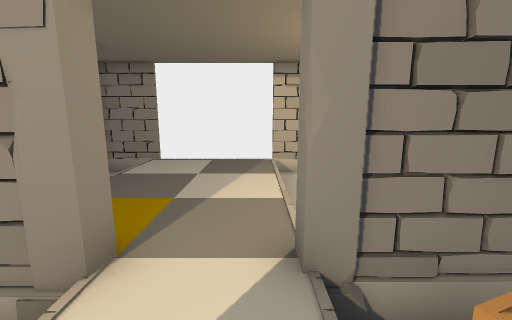
view 1 (above)

12 first-person views from a walk through a scene from a Unity 3-D project. The camera is 1.5 m above the floor, tilts 10° down and sees 90° across. The floor is counted in squares, 1 m on a side. Each view is taken from the middle of a square. On the plan, view 1 faces up. The plan holds only what a view shows up to about 13 squares ahead; the rest is blank. The place goes on beyond the plan. The player character is not drawn. Door leaves are left out, so doorways stand open.

view 2
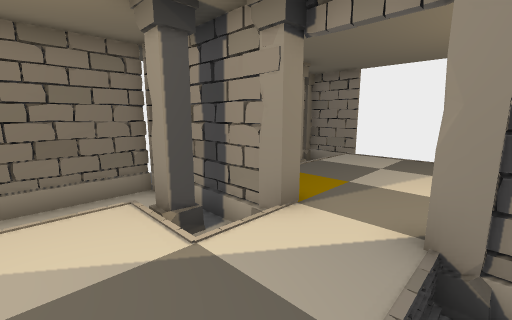

view 3
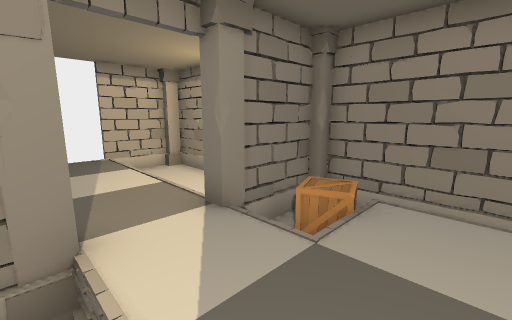

view 4
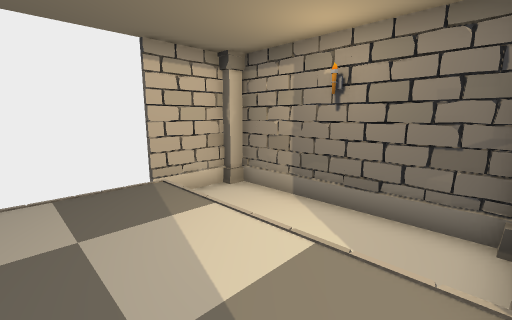

view 5
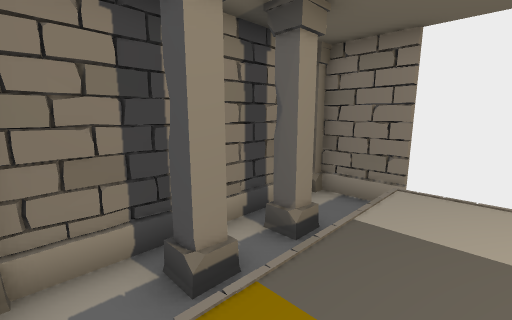

view 6
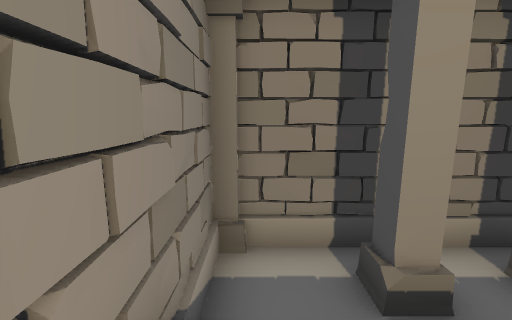

view 7
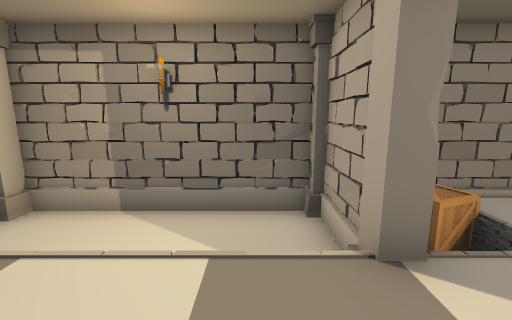

view 8
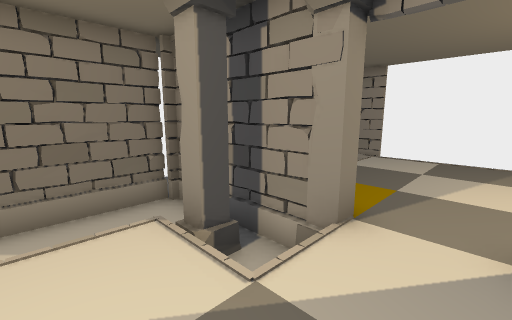

view 9
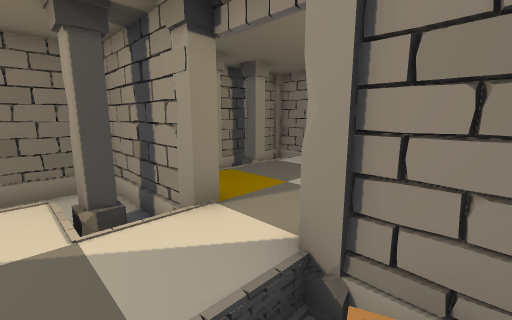

view 10
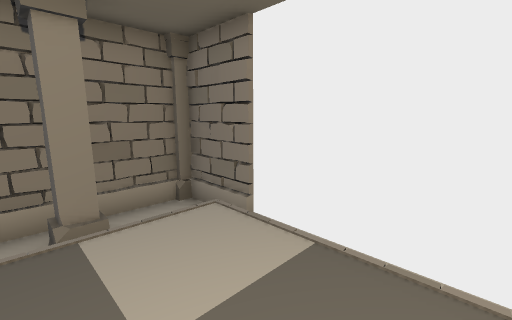

view 11
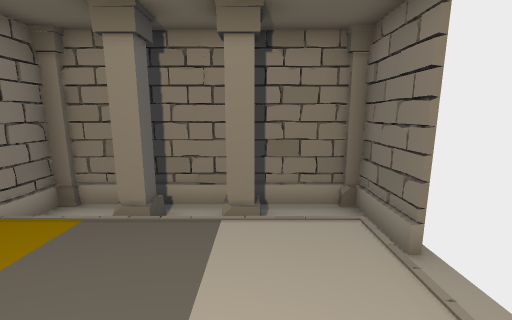

view 12
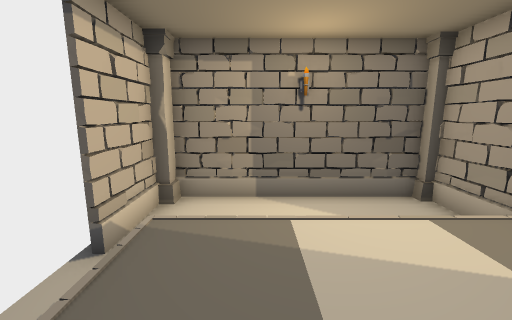

### Floor plan
Key: @ floor where view 1 was taken; # wall or solid block; . main floor; - floor 0.5 m lower than the main floor; D open door; = window, fence, low wall or low ledge; v drop or lower ground; C column; B box.
Columns run from 6 left of view 1 to 4 right of it. Each row starts with its distance up from view 1.
 10 # vvvvvv ##
  9 CvvvvvvvvC#
  8 #vv....vvv#
  7 #Cv....vvv#
  6 #vv....vvv#
  5 #Cv....vvv#
  4 #vv....vvv#
  3 Cvv..DDCvC#
  2 ####CDDC#C#
  1 #-=C-..vB##
  0 #-v...@..##
 -1 #--......#
 -2          #

Where each view was taken, in squares from view 1:
view 1: 0 up, 0 right, facing up
view 2: 1 down, 1 right, facing up-left
view 3: 1 down, 2 left, facing up-right
view 4: 3 up, 2 left, facing up-right
view 5: 3 up, 2 left, facing up-left
view 6: 3 up, 2 left, facing left
view 7: 4 up, 2 left, facing right
view 8: 1 down, 0 right, facing up-left
view 9: 0 up, 2 right, facing up-left
view 10: 6 up, 0 right, facing up-left
view 11: 7 up, 0 right, facing left
view 12: 7 up, 3 left, facing right
